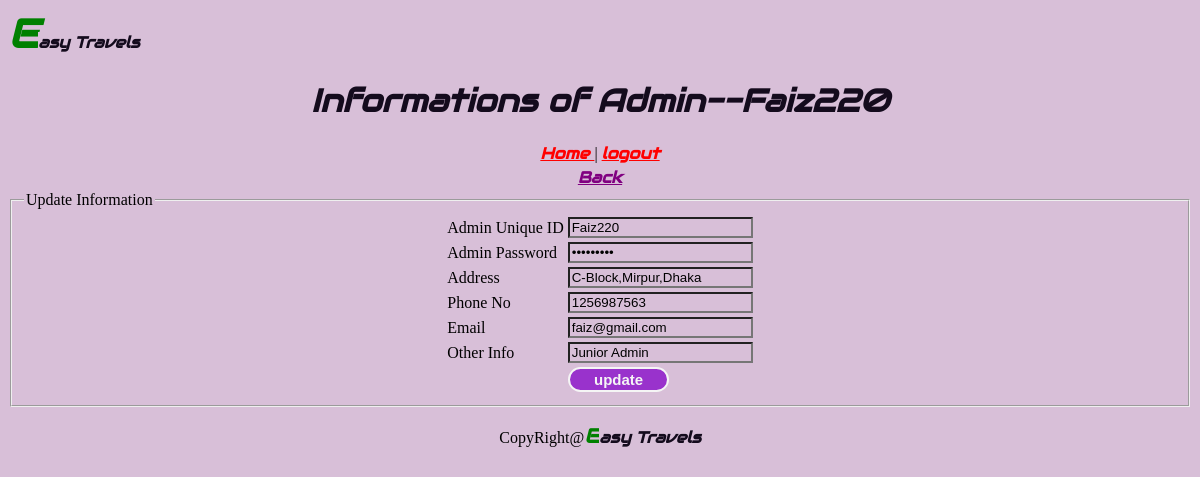
Page /Admin/views/editadmin.php?adminusername=Faiz220 (signed in) on the committed database.
### tables this page shows
CREATE TABLE `adminlist` (
  `adminusername` varchar(20) NOT NULL,
  `adminpass` varchar(50) NOT NULL,
  `Address` varchar(100) NOT NULL,
  `PhoneNo` int(15) NOT NULL,
  `Email` varchar(20) NOT NULL,
  `OtherInfo` varchar(50) NOT NULL
);

### Admin/models/adminlist.php (called while the page is built, shortened)
<?php
function getConnection(){
$con = mysqli_connect('localhost', 'root','','webtech');
return $con;
}
    function getUserById($adminusername){
		$con = getConnection();
	    $sql = "select * from adminlist where adminusername='{$adminusername}'";
		$result = mysqli_query($con, $sql);
		$user = mysqli_fetch_assoc($result);
		return $user;
	}
?>

### Admin/views/editadmin.php (the view, shortened to what this page needs)
<?php
	require('../models/adminlist.php');
	$adminusername = $_REQUEST['adminusername'];
	$user = getUserById($adminusername);
?>
<html>
<head>
</head>
<body>
<span class="SBoyyy" style="font-size:40px;color:green"><b>E</b></span><span class="SBoyyy">asy Travels </span>
<center>
        <h1 class="font-effect-neon SBoyyy"> Informations of Admin--<?=$user['adminusername']?></h1>
	<a class="font-effect-neon SBoyyy" style="color: red" href="dash.php"> Home </a> |
	<a class="font-effect-neon SBoyyy" style="color: red" href="../controllers/logout.php"> logout </a>
<table><tr><td>
<a class="font-effect-neon SBoyyy" style="color: 800080" href="adminlist.php"> Back </a>
</td></tr></table>
	<form method="POST" action="../controllers/admineditcheck.php">
		<fieldset>
			<legend>Update Information</legend>
		<table>
			<tr>
				<td>Admin Unique ID</td>
				<td><input type="text" name="adminusername" value="<?=$user['adminusername']?>"></td>
			</tr>
			<tr>
				<td>Admin Password</td>
				<td><input type="password" name="adminpass" value="<?=$user['adminpass']?>"></td>
			</tr>
			<tr>
				<td>Address</td>
				<td><input type="text" name="Address" value="<?=$user['Address']?>"></td>
			</tr>
			<tr>
				<td>Phone No</td>
				<td><input type="text" name="PhoneNo" value="<?=$user['PhoneNo']?>"></td>
			</tr>
			<tr>
				<td>Email</td>
				<td><input type="text" name="Email"  value="<?=$user['Email']?>"></td>
			</tr>
			<tr>
				<td>Other Info</td>
				<td><input type="text" name="OtherInfo"  value="<?=$user['OtherInfo']?>"></td>
			</tr>
			<tr>
				<td></td>
				<td><input class="submit" type="submit" name="update" value="update"></td>
			</tr>
		</table>
		</fieldset>
	</form>
<Center>CopyRight@<span class="SBoyyy" style="font-size:20px;color:green"><b>E</b></span><span class="SBoyyy">asy Travels </span></Center>
</body>
</html>

### Admin/views/editadmin.php (style rules this page uses)
* { background-color: #D8BFD8; }
.SBoyyy { font-family: "Audiowide", sans-serif; font-style: italic; font-weight: bolder; color: rgb(20, 11, 29); }
.submit { top: 55%; left: 55%; width: 55%; height: 25px; border: 2px solid; background: #9932CC; border-radius: 25px; font-size: 15px; color: whitesmoke; font-weight: 700; cursor: pointer; outline: none; }

### rows in the picture
adminlist: adminusername "Faiz220", Address "C-Block,Mirpur,Dhaka", PhoneNo "1256987563", Email "faiz@gmail.com", OtherInfo "Junior Admin"
